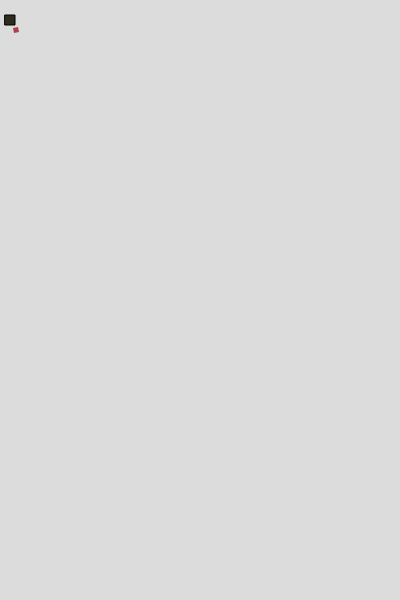
Frame 1 (no input)
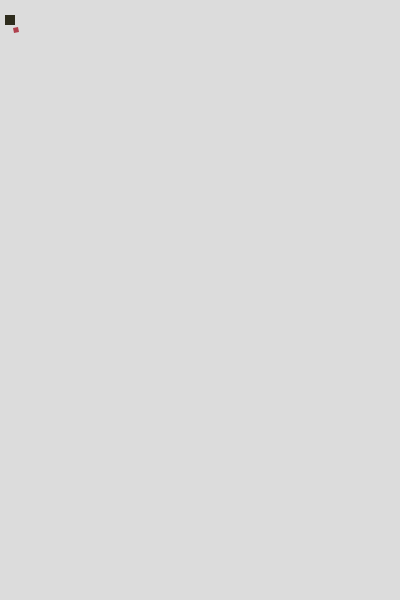
Frame 60 (no input)
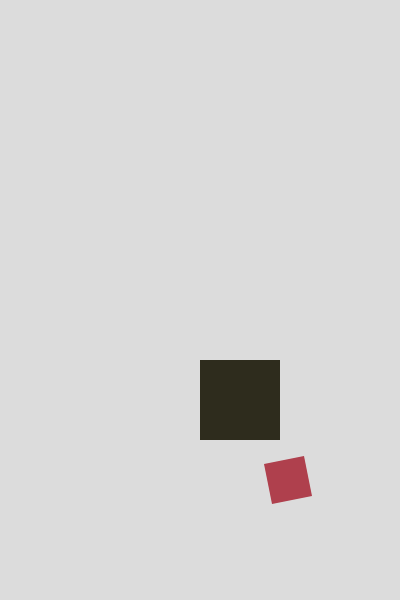
Frame 120 (the mouse pressed at the canvas centre since frame 60)

The p5.js sketch that drew these frames (run headless with seeded random() and noise() and a simulated clock; from frame 60 on, the mouse is pressed at the canvas centre):

// p5.js sketch
// ── sketch.js
var posX,
	posY,
	scale;
	

function setup() {
	
  createCanvas(400, 600);
  
}

function drawRectWithScale(a, b, c, d, scale) {
	
	rect(a * scale, b * scale, c * scale, d * scale)
	
}

function drawQuadWithScale(a, b, c, d, e, f, g, h, scale) {
	
	quad(a * scale, b * scale, c * scale, d * scale, e * scale, f * scale, g * scale, h * scale)
	
}

function drawVertexWithScale(x, y, dx, dy, scale) {
	
	noStroke();
	beginShape();
	vertex((x + dx) * scale, (y - dy) * scale);
	vertex((x + dy) * scale, (y + dx) * scale);
	vertex((x - dx) * scale, (y + dy) * scale);
	vertex((x - dy) * scale, (y - dx) * scale);
	endShape();
	
}

function draw() {
	
	background(220)
	
	posX = mouseX
	posY = mouseY
	
	scale = map(posX, 0, width, 0.1, 1.5, true)
	// posX / width
	
	fill(46, 44, 29)
	drawRectWithScale(50 + posX, 150 + posY, 100, 100, scale)
	
	fill(175, 64, 77)
	drawVertexWithScale(160 + posX, 300 + posY, 30, -20, scale)
}
